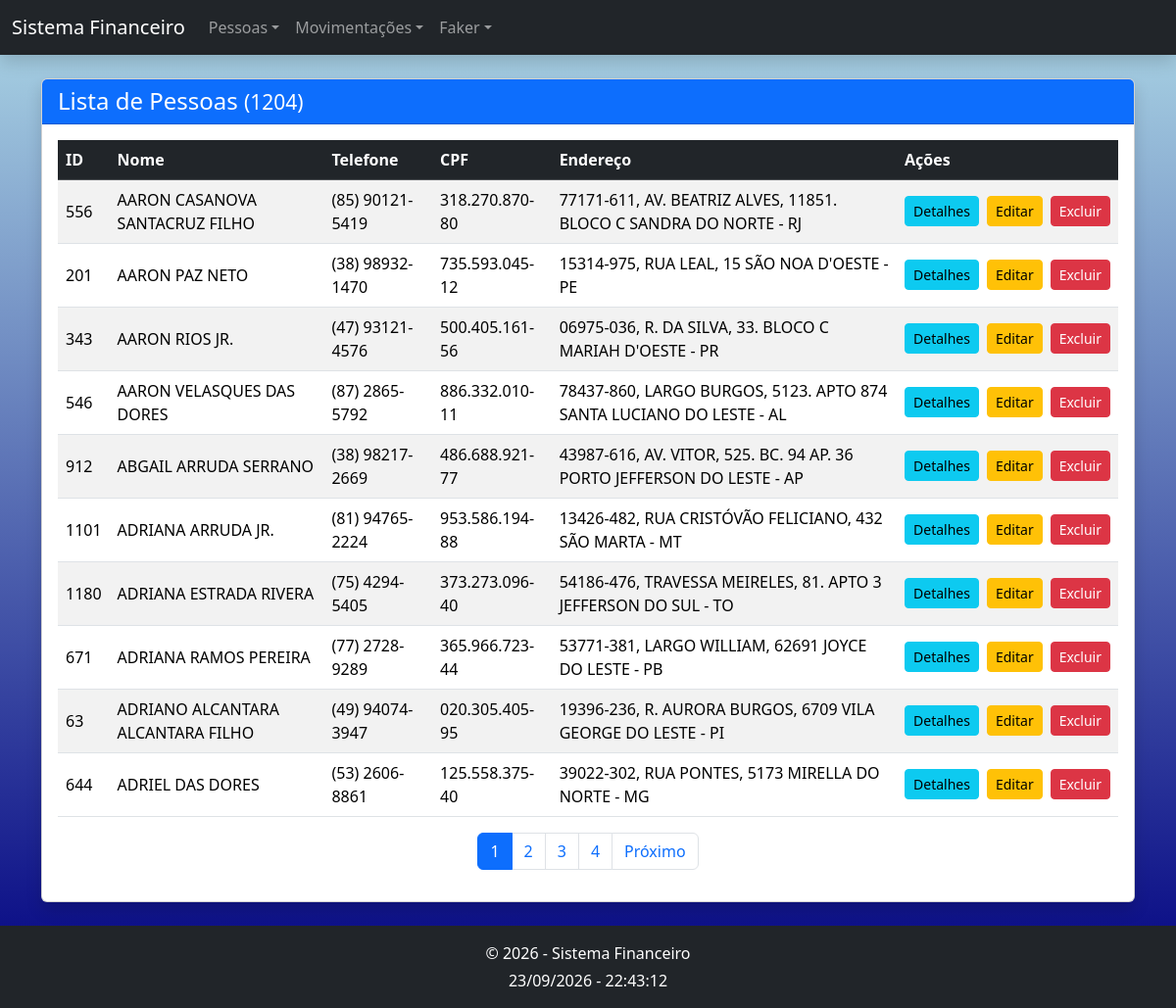
The page /pessoas on the database its author committed.
### tables this page shows
CREATE TABLE `pessoas` (
  `id` int(11) NOT NULL AUTO_INCREMENT,
  `nome` varchar(100) NOT NULL,
  `telefone` varchar(15) DEFAULT NULL,
  `cpf` varchar(11) NOT NULL,
  `endereco` varchar(255) DEFAULT NULL,
  `createdAt` timestamp NULL DEFAULT current_timestamp(),
  `updatedAt` timestamp NULL DEFAULT current_timestamp() ON UPDATE current_timestamp(),
  PRIMARY KEY (`id`) USING BTREE,
  UNIQUE KEY `cpf` (`cpf`) USING BTREE
);

### src/Core/View.php (called while the page is built, shortened)
<?php
class View
{
    public static function render(string $view, array $dados = [], string $layout = 'layout'): void
    {
        self::incluir($view, $dados);
        $content = ob_get_clean();
        self::incluir($layout, $dados + ['content' => $content]);
    }
    public static function partial(string $view, array $dados = []): void
    {
        self::incluir($view, $dados);
    }
    private static function incluir(string $view, array $dados): void
    {
        extract($dados, EXTR_SKIP);
        require self::PASTA . '/' . $view . '.php';
    }
}

### src/Controllers/PessoaController.php (called while the page is built, shortened)
<?php
class PessoaController
{
    public function index(): void
    {
        $limite       = (int) config('itens_por_pagina', 10);
        $total        = $this->dao->countAll();
        $totalPaginas = max(1, (int) ceil($total / $limite));
        $pagina       = min(max(1, (int) ($_GET['pagina'] ?? 1)), $totalPaginas);
        $pessoas = $this->dao->findAllPaginado($limite, ($pagina - 1) * $limite);
        View::render('pessoas/listar', compact('pessoas', 'pagina', 'totalPaginas', 'total'));
    }
}

### public/index.php (called while the page is built, shortened)
<?php
$router = new Router();
try {
    $router->dispatch($_SERVER['REQUEST_METHOD'], $_SERVER['REQUEST_URI']);
} catch (Throwable $e) {
    error_log($e);
    http_response_code(500);
    View::render('erros/erro', [
        'titulo'   => 'Erro interno',
        'mensagem' => config('debug') ? $e->getMessage() : 'Ocorreu um erro inesperado. Tente novamente.',
    ]);
}

### src/DAO/PessoaDAO.php (called while the page is built, shortened)
<?php
class PessoaDAO
{
    private PDO $conn;
    public function __construct(?PDO $conn = null)
    {
        $this->conn = $conn ?? Database::connection();
    }
    public function findAllPaginado(int $limite, int $offset): array
    {
        $stmt = $this->conn->prepare(
            "SELECT id, nome, telefone, cpf, endereco FROM pessoas ORDER BY nome LIMIT :limite OFFSET :offset"
        );
        $stmt->bindValue(':limite', $limite, PDO::PARAM_INT);
        $stmt->bindValue(':offset', $offset, PDO::PARAM_INT);
        $stmt->execute();
        return $stmt->fetchAll();
    }
    public function countAll(): int
    {
        return (int) $this->conn->query("SELECT COUNT(*) FROM pessoas")->fetchColumn();
    }
}

### config/config.php (called while the page is built)
<?php
return [
    'debug' => true,
    'db' => [
        'host'    => getenv('DB_HOST') ?: 'localhost',
        'name'    => getenv('DB_NAME') ?: 'aulapdo',
        'user'    => getenv('DB_USER') ?: 'root',
        'pass'    => getenv('DB_PASS') ?: '',
        'charset' => 'utf8mb4',
    ],
    'itens_por_pagina' => 10,
];

### src/helpers.php (called while the page is built, shortened)
<?php
function e(mixed $valor): string
{
    return htmlspecialchars((string) $valor, ENT_QUOTES | ENT_SUBSTITUTE, 'UTF-8');
}
function config(string $chave, mixed $padrao = null): mixed
{
    static $config = null;
    $config ??= require dirname(__DIR__) . '/config/config.php';
    $valor = $config;
    foreach (explode('.', $chave) as $parte) {
        $valor = $valor[$parte];
    }
    return $valor;
}

### src/Config/Database.php (called while the page is built, shortened)
<?php
class Database
{
    private static ?PDO $pdo = null;
    public static function connection(): PDO
    {
        $c = config('db');
        $dsn = "mysql:host={$c['host']};dbname={$c['name']};charset={$c['charset']}";
        try {
            self::$pdo = new PDO($dsn, $c['user'], $c['pass'], [
                PDO::ATTR_ERRMODE            => PDO::ERRMODE_EXCEPTION,
                PDO::ATTR_DEFAULT_FETCH_MODE => PDO::FETCH_ASSOC,
                PDO::ATTR_EMULATE_PREPARES   => false,
            ]);
        } catch (PDOException $e) {
            error_log('Erro de conexão: ' . $e->getMessage());
            throw new PDOException('Não foi possível conectar ao banco de dados. Verifique config/config.php.');
        }
        return self::$pdo;
    }
}

### src/Utils/Formatter.php (called while the page is built, shortened)
<?php
class Formatter
{
    public static function formatCpf(?string $cpf): string
    {
        $cpf = preg_replace('/\D/', '', (string) $cpf);
        if (strlen($cpf) === 11) {
            return substr($cpf, 0, 3) . '.' . substr($cpf, 3, 3) . '.' .
                   substr($cpf, 6, 3) . '-' . substr($cpf, 9, 2);
        }
        return $cpf;
    }
    public static function formatTelefone(?string $telefone): string
    {
        $telefone = preg_replace('/\D/', '', (string) $telefone);
        return match (strlen($telefone)) {
            11      => sprintf('(%s) %s-%s', substr($telefone, 0, 2), substr($telefone, 2, 5), substr($telefone, 7)),
            10      => sprintf('(%s) %s-%s', substr($telefone, 0, 2), substr($telefone, 2, 4), substr($telefone, 6)),
            default => $telefone,
        };
    }
}

### views/pessoas/_tabela.php (the view, shortened to what this page needs)
<table class="table table-striped table-hover align-middle">
    <thead class="table-dark">
        <tr><th>ID</th><th>Nome</th><th>Telefone</th><th>CPF</th><th>Endereço</th><th>Ações</th></tr>
    </thead>
    <tbody>
    <?php foreach ($pessoas as $p): ?>
        <tr>
            <td><?= e($p['id']) ?></td>
            <td><?= e($p['nome']) ?></td>
            <td><?= e(Formatter::formatTelefone($p['telefone'])) ?></td>
            <td><?= e(Formatter::formatCpf($p['cpf'])) ?></td>
            <td><?= e($p['endereco']) ?></td>
            <td>
                <div class="d-flex gap-2">
                    <a href="/pessoas/<?= (int) $p['id'] ?>" class="btn btn-info btn-sm">Detalhes</a>
                    <a href="/pessoas/<?= (int) $p['id'] ?>/editar" class="btn btn-warning btn-sm">Editar</a>
                    <form action="/pessoas/<?= (int) $p['id'] ?>/excluir" method="post"
                          onsubmit="return confirm('Tem certeza que deseja excluir esta pessoa?');">
                        <button type="submit" class="btn btn-danger btn-sm">Excluir</button>
                    </form>
                </div>
            </td>
        </tr>
    <?php endforeach; ?>
    </tbody>
</table>

### views/pessoas/listar.php
<div class="card shadow">
    <div class="card-header bg-primary text-white">
        <h4 class="mb-0">Lista de Pessoas <small>(<?= (int) $total ?>)</small></h4>
    </div>
    <div class="card-body">
        <?php if ($pessoas): ?>
            <?php App\Core\View::partial('pessoas/_tabela', compact('pessoas')) ?>
            <?php App\Core\View::partial('partials/paginacao', compact('pagina', 'totalPaginas')) ?>
        <?php else: ?>
            <div class="alert alert-warning mb-0">Nenhuma pessoa cadastrada.</div>
        <?php endif; ?>
    </div>
</div>

### views/partials/paginacao.php (shortened to what this page needs)
<?php if ($totalPaginas > 1): ?>
<nav class="d-flex justify-content-center mt-3">
    <ul class="pagination">
        <?php for ($i = max(1, $pagina - 3); $i <= min($totalPaginas, $pagina + 3); $i++): ?>
            <li class="page-item <?= $i === $pagina ? 'active' : '' ?>">
                <a class="page-link" href="?pagina=<?= $i ?>"><?= $i ?></a>
            </li>
        <?php endfor; ?>
        <?php if ($pagina < $totalPaginas): ?>
            <li class="page-item"><a class="page-link" href="?pagina=<?= $pagina + 1 ?>">Próximo</a></li>
        <?php endif; ?>
    </ul>
</nav>
<?php endif; ?>

### src/Core/Router.php (shortened to what this page needs)
<?php
class Router
{
    private array $rotas = [];
    private function add(string $metodo, string $caminho, array $handler): void
    {
        $regex = '#^' . preg_replace('#\{(\w+)\}#', '(?P<$1>[^/]+)', $caminho) . '$#';
        $this->rotas[$metodo][] = [$regex, $handler];
    }
    public function dispatch(string $metodo, string $uri): void
    {
        $caminho = rtrim((string) parse_url($uri, PHP_URL_PATH), '/') ?: '/';
        foreach ($this->rotas[$metodo] ?? [] as [$regex, $handler]) {
            if (preg_match($regex, $caminho, $m)) {
                $params = array_values(array_filter($m, 'is_string', ARRAY_FILTER_USE_KEY));
                [$classe, $acao] = $handler;
                (new $classe())->$acao(...$params);
                return;
            }
        }
    }
}

### views/layout.php (shortened to what this page needs)
<!DOCTYPE html>
<html lang="pt-BR">
<head>
    <link href="https://cdn.jsdelivr.net/npm/bootstrap@5.3.3/dist/css/bootstrap.min.css" rel="stylesheet">
    <link href="/assets/css/app.css" rel="stylesheet">
</head>
<body class="d-flex flex-column min-vh-100">
<nav class="navbar navbar-expand-lg navbar-dark bg-dark shadow">
    <div class="container-fluid">
        <a class="navbar-brand" href="/">Sistema Financeiro</a>
        <div class="collapse navbar-collapse" id="navbarSistema">
            <ul class="navbar-nav me-auto">
                <li class="nav-item dropdown">
                    <a class="nav-link dropdown-toggle" href="#" role="button" data-bs-toggle="dropdown">Pessoas</a>
                </li>
                <li class="nav-item dropdown">
                    <a class="nav-link dropdown-toggle" href="#" role="button" data-bs-toggle="dropdown">Movimentações</a>
                </li>
                <li class="nav-item dropdown">
                    <a class="nav-link dropdown-toggle" href="#" role="button" data-bs-toggle="dropdown">Faker</a>
                </li>
            </ul>
        </div>
    </div>
</nav>
<main class="flex-grow-1 container mt-4">
    <?= $content ?>
</main>
<footer class="bg-dark text-white text-center py-3 mt-4">
    <p class="mb-1">&copy; <?= date('Y') ?> - Sistema Financeiro</p>
    <p id="relogio" class="mb-0"></p>
</footer>
</body>
</html>

### public/assets/css/app.css (style rules this page uses)
body { background: linear-gradient(to bottom, #add8e6, #000080); background-attachment: fixed; }

### rows shown on the page
pessoas: id "556", nome "AARON CASANOVA SANTACRUZ FILHO", telefone "(85) 90121-5419", cpf "318.270.870-80", endereco "77171-611, AV. BEATRIZ ALVES, 11851. BLOCO C SANDRA DO NORTE - RJ"
pessoas: id "201", nome "AARON PAZ NETO", telefone "(38) 98932-1470", cpf "735.593.045-12", endereco "15314-975, RUA LEAL, 15 SÃO NOA D'OESTE - PE"
pessoas: id "343", nome "AARON RIOS JR.", telefone "(47) 93121-4576", cpf "500.405.161-56", endereco "06975-036, R. DA SILVA, 33. BLOCO C MARIAH D'OESTE - PR"
pessoas: id "546", nome "AARON VELASQUES DAS DORES", telefone "(87) 2865-5792", cpf "886.332.010-11", endereco "78437-860, LARGO BURGOS, 5123. APTO 874 SANTA LUCIANO DO LESTE - AL"
pessoas: id "912", nome "ABGAIL ARRUDA SERRANO", telefone "(38) 98217-2669", cpf "486.688.921-77", endereco "43987-616, AV. VITOR, 525. BC. 94 AP. 36 PORTO JEFFERSON DO LESTE - AP"
pessoas: id "1101", nome "ADRIANA ARRUDA JR.", telefone "(81) 94765-2224", cpf "953.586.194-88", endereco "13426-482, RUA CRISTÓVÃO FELICIANO, 432 SÃO MARTA - MT"
pessoas: id "1180", nome "ADRIANA ESTRADA RIVERA", telefone "(75) 4294-5405", cpf "373.273.096-40", endereco "54186-476, TRAVESSA MEIRELES, 81. APTO 3 JEFFERSON DO SUL - TO"
pessoas: id "671", nome "ADRIANA RAMOS PEREIRA", telefone "(77) 2728-9289", cpf "365.966.723-44", endereco "53771-381, LARGO WILLIAM, 62691 JOYCE DO LESTE - PB"
pessoas: id "63", nome "ADRIANO ALCANTARA ALCANTARA FILHO", telefone "(49) 94074-3947", cpf "020.305.405-95", endereco "19396-236, R. AURORA BURGOS, 6709 VILA GEORGE DO LESTE - PI"
pessoas: id "644", nome "ADRIEL DAS DORES", telefone "(53) 2606-8861", cpf "125.558.375-40", endereco "39022-302, RUA PONTES, 5173 MIRELLA DO NORTE - MG"

### other values the page prints
$total "1204"
